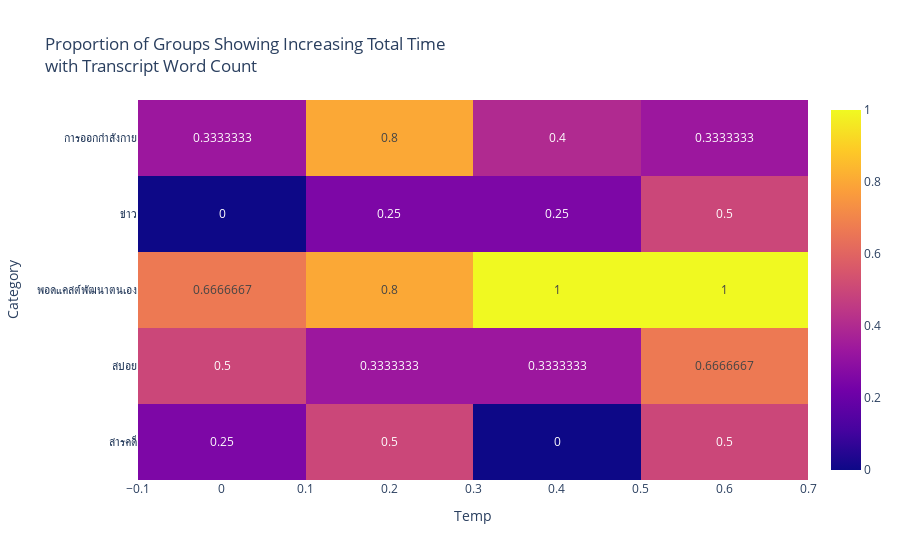

The notebook cell saved with this chart:
### Code cell
df_merged["duration_group"] = (df_merged["durationSec"] / 300).round() * 300
import numpy as np

def trend_direction(x, y):
    # x = transcriptWord, y = totalTime
    order = np.argsort(x)
    y_sorted = y[order]

    if np.all(np.diff(y_sorted) > 0):
        return "increasing"
    elif np.all(np.diff(y_sorted) < 0):
        return "decreasing"
    else:
        return "mixed"

results = []

group_cols = ["Category", "whisperTemp", "duration_group"]

for keys, g in df_merged.groupby(group_cols):
    if len(g) == 3:
        trend = trend_direction(
            g["transcriptWord"].values,
            g["timeTotal"].values
        )
        results.append({
            "Category": keys[0],
            "Temp": keys[1],
            "Duration": keys[2],
            "trend": trend
        })

import pandas as pd

trend_df = pd.DataFrame(results)

trend_df.groupby(["Category", "Temp"])["trend"].value_counts(normalize=True)

import plotly.express as px

summary = (
    trend_df
    .assign(is_increasing=lambda x: x["trend"] == "increasing")
    .groupby(["Category", "Temp"])["is_increasing"]
    .mean()
    .reset_index()
)

fig = px.imshow(
    summary.pivot(
        index="Category",
        columns="Temp",
        values="is_increasing"
    ),
    title="Proportion of Groups Showing Increasing Total Time<br>with Transcript Word Count",
    text_auto=True  # เพิ่มบรรทัดนี้เพื่อแสดงตัวเลข
)

fig.show()

### Figure 1 — Plotly figure (JSON) as saved in the notebook; plotly's stock layout.template omitted (floating-point values rounded to 4 significant figures)
{"data": [{"coloraxis": "coloraxis", "hovertemplate": "Temp: %{x}<br>Category: %{y}<br>color: %{z}<extra></extra>", "name": "0", "texttemplate": "%{z}", "type": "heatmap", "x": [0.0, 0.2, 0.4, 0.6], "xaxis": "x", "y": ["การออกกำลังกาย", "ข่าว", "พอดแคสต์พัฒนาตนเอง", "สปอย", "สารคดี"], "yaxis": "y", "z": [[0.3333, 0.8, 0.4, 0.3333], [0.0, 0.25, 0.25, 0.5], [0.6667, 0.8, 1.0, 1.0], [0.5, 0.3333, 0.3333, 0.6667], [0.25, 0.5, 0.0, 0.5]]}], "layout": {"coloraxis": {"colorscale": [[0, "#0d0887"], [0.1111, "#46039f"], [0.2222, "#7201a8"], [0.3333, "#9c179e"], [0.4444, "#bd3786"], [0.5556, "#d8576b"], [0.6667, "#ed7953"], [0.7778, "#fb9f3a"], [0.8889, "#fdca26"], [1, "#f0f921"]]}, "title": {"text": "Proportion of Groups Showing Increasing Total Time<br>with Transcript Word Count"}, "xaxis": {"anchor": "y", "constrain": "domain", "domain": [0, 1], "scaleanchor": "y", "title": {"text": "Temp"}}, "yaxis": {"anchor": "x", "autorange": "reversed", "constrain": "domain", "domain": [0, 1], "title": {"text": "Category"}}}}
